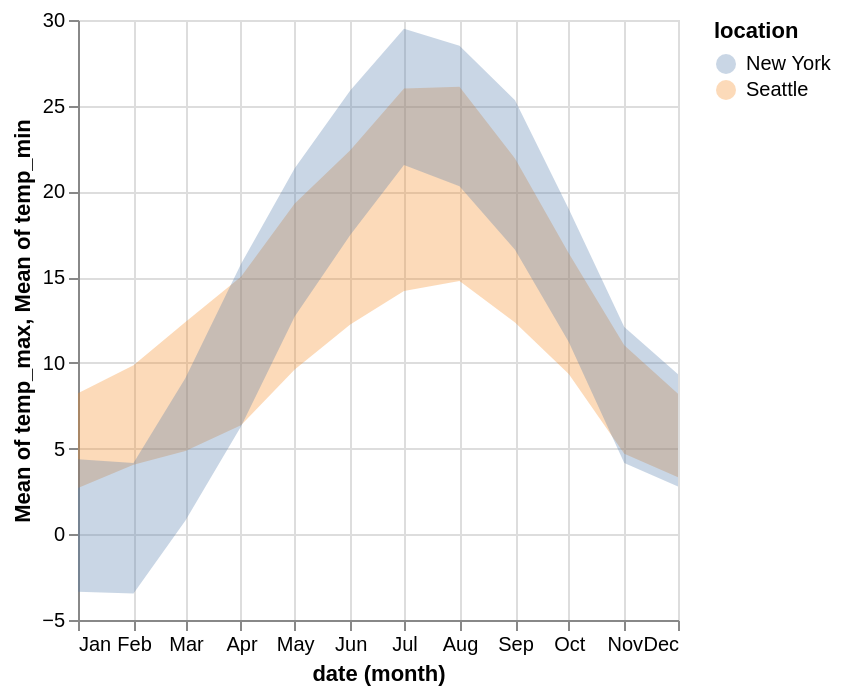

The cell this chart's notebook holds for it:
### Code cell
# Solution
alt.Chart(df).mark_area(opacity=0.3).encode(
    alt.X('month(date):T'),
    alt.Y('mean(temp_max):Q'),
    alt.Y2('mean(temp_min):Q'),
    alt.Color('location:N')
)

### Figure 1 — Vega-Lite specification as saved in the notebook (floating-point values rounded to 4 significant figures; data arrays with more than 128 entries replaced by an {"elided": "..."} marker saying what was removed)
{"config": {"view": {"continuousWidth": 300, "continuousHeight": 300}}, "data": {"name": "data-0e4b4088054dec206bbee1cdbde321fc"}, "mark": {"type": "area", "opacity": 0.3}, "encoding": {"color": {"field": "location", "type": "nominal"}, "x": {"field": "date", "timeUnit": "month", "type": "temporal"}, "y": {"aggregate": "mean", "field": "temp_max", "type": "quantitative"}, "y2": {"aggregate": "mean", "field": "temp_min"}}, "$schema": "https://vega.github.io/schema/vega-lite/v5.17.0.json", "datasets": {"data-0e4b4088054dec206bbee1cdbde321fc": {"elided": "2922 records"}}}
